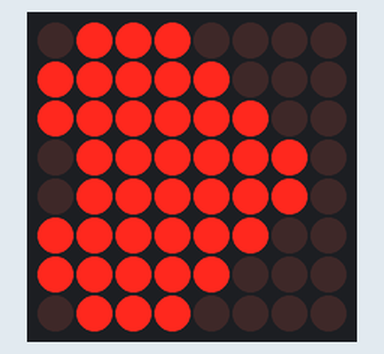
A sketch run on a simulated Arduino Uno, built with avr-gcc and run on an emulated ATmega328P. Shown: 8×8 LED matrix.

Above: at 0.1 s.
At 5.1 s:
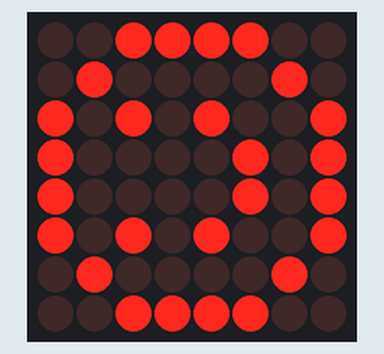
At 10.1 s:
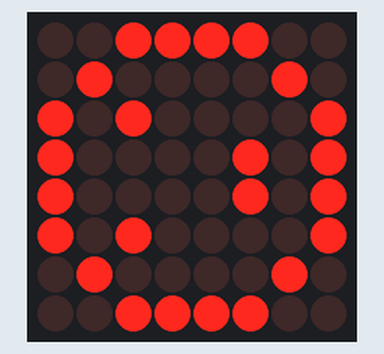

Measured:
- by itself, everything shown: repeats every 15.0 s, in 3 steps
- what the display in image 1 shows lasts 5.0 s, from 5.0 s to 10.0 s

The sketch:

displayemotions.ino
```cpp
#include <Arduino.h>
#include <MaxMatrix.h>
#include <avr/pgmspace.h>

int DIN = 11;
int CLK = 13;
int CS = 8;
int maxinUse = 1;
MaxMatrix m(DIN, CS, CLK, maxinUse);

void heart() {
  m.clear();
  m.setColumn(0, B01100110);
  m.setColumn(1, B11111111);
  m.setColumn(2, B11111111);
  m.setColumn(3, B11111111);
  m.setColumn(4, B01111110);
  m.setColumn(5, B00111100);
  m.setColumn(6, B00011000);
  m.setColumn(7, B00000000);
}
void smiley() {
  m.clear();
  m.setColumn(0, B00111100);
  m.setColumn(1, B01000010);
  m.setColumn(2, B10100101);
  m.setColumn(3, B10000001);
  m.setColumn(4, B10100101);
  m.setColumn(5, B10011001);
  m.setColumn(6, B01000010);
  m.setColumn(7, B00111100);
}
void gloomy()
{
  m.clear();
  m.setColumn(0,B00111100);
  m.setColumn(1,B01000010);
  m.setColumn(2,B10100101);
  m.setColumn(3,B10000001);
  m.setColumn(4,B10000001);
  m.setColumn(5,B10011001);
  m.setColumn(6,B01000010);
  m.setColumn(7,B00111100);
}

void setup() {
  Serial.begin(9600);
  m.init();
  m.setIntensity(10);
}

void loop() {
  heart();
  delay(5000);
  smiley();
  delay(5000);
  gloomy();
  delay(5000);
}
```
